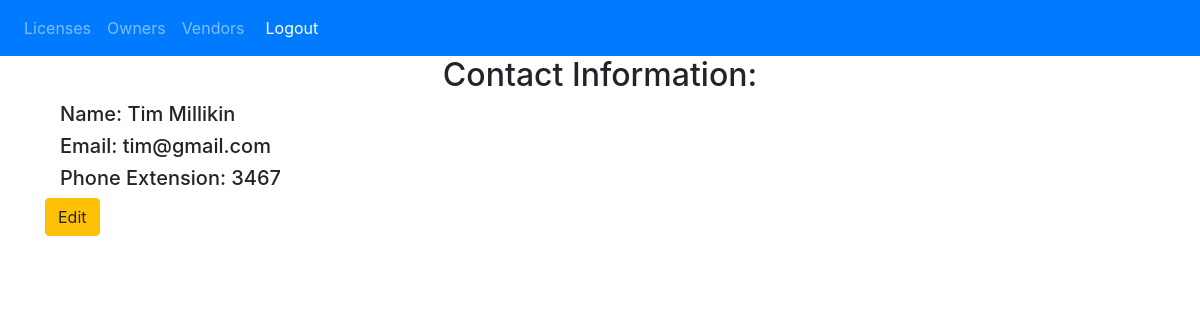
The app's page /view_owner/2 (signed in) with its own data.
### surreylm/database_models.py (models this page shows)
class Software_owner(db.Model):
    __tablename__ = 'software_owners'
    id = db.Column(db.Integer, primary_key=True)
    email = db.Column(db.Text, unique=True)
    first_name = db.Column(db.Text)
    last_name = db.Column(db.Text)
    phone_extension = db.Column(db.Text)

### surreylm/views.py (the view)
@views.route('/view_owner/<int:id>', methods=['GET', 'POST'])
@login_required
def view_owner(id):
    software = Software.query.filter_by(academic_id=id).all()
    owner = Software_owner.query.get_or_404(id)
    return render_template("view_owner.html", user=current_user, owner=owner, software=software)

### surreylm/__init__.py (called while the page is built)
def create_app():
    app = Flask(__name__)
    app.config['SECRET_KEY'] = 'gdwjama bbawdjkwjdw'
    app.config['SQLALCHEMY_DATABASE_URI'] = f'sqlite:///{DB_NAME}'
    db.init_app(app)
    from .views import views
    from .auth import auth
    app.register_blueprint(views, url_prefix='/')
    app.register_blueprint(auth, url_prefix='/')
    from .database_models import User, Software_owner, Vendor, Software
    with app.app_context():
        db.create_all()
    login_manager = LoginManager()
    login_manager.login_view = 'auth.login'
    login_manager.init_app(app)
    @login_manager.user_loader
    def load_user(id):
        return User.query.get(int(id))
    return app

### surreylm/templates/view_owner.html
{% extends "base.html" %} {% block title %}View Owner Information{% endblock %} {% block content
%}
<div class="container-sm">
<h2 align="center">Contact Information:</h2>
<h5>Name: {{owner.first_name}} {{owner.last_name}}</h5>
<h5>Email: {{owner.email}}</h5>
<h5>Phone Extension: {{owner.phone_extension}}</h5>
</div>
<a href="/edit_owner/{{owner.id}}" class="btn btn-warning">Edit</a>
{% endblock %}

### records on screen
Software_owner: first_name "Tim", last_name "Millikin", email "tim@gmail.com", phone_extension "3467"
